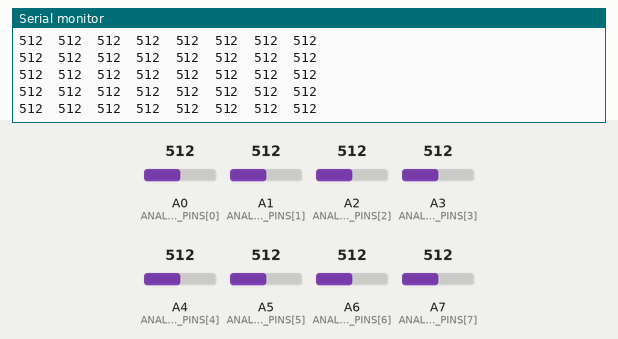
A sketch run on a simulated Arduino Nano, built with avr-gcc and run on an emulated ATmega328P. Shown: the last lines printed to the serial monitor. The test bench sets the inputs (shaded band); at power-on: A1 (ANALOG_INPUT_PINS[1]) = 512, A0 (ANALOG_INPUT_PINS[0]) = 512, A2 (ANALOG_INPUT_PINS[2]) = 512, A3 (ANALOG_INPUT_PINS[3]) = 512, A4 (ANALOG_INPUT_PINS[4]) = 512, A5 (ANALOG_INPUT_PINS[5]) = 512, A6 (ANALOG_INPUT_PINS[6]) = 512, A7 (ANALOG_INPUT_PINS[7]) = 512.

Above: at 1.2 s.
1.3 s: A1 (ANALOG_INPUT_PINS[1]) set to 104
At 1.8 s:
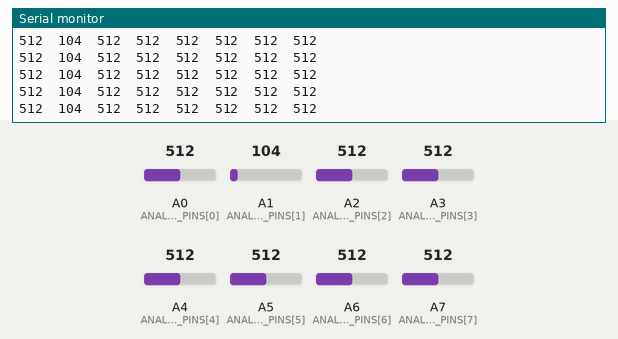
4.3 s: A1 (ANALOG_INPUT_PINS[1]) set to 88
At 4.8 s:
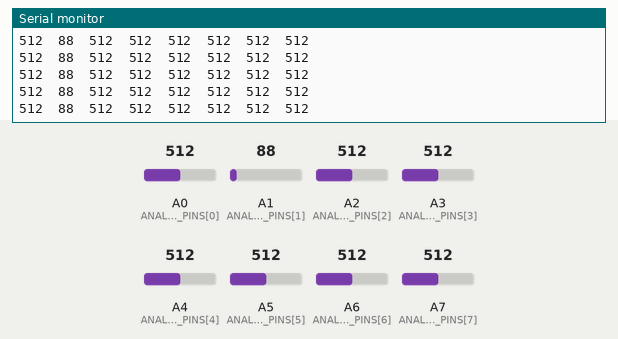
Timing chart, 0 to 7.3 s (numbered marks = the images above; inputs shaded):
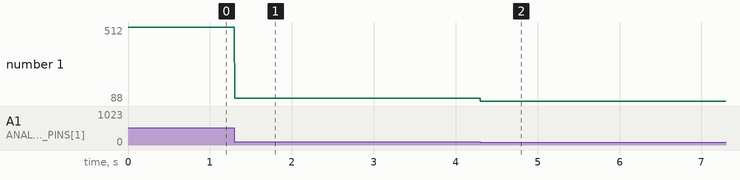

Measured:
- after the input at 1.3 s, the serial monitor: prints a new line at once (image 1)
- after the input at 4.3 s, the serial monitor: prints a new line at once (image 2)
- plotted number 1: 512 → 104 after the input at 1.3 s, 104 → 88 after the input at 4.3 s

The sketch:

SensorTestNano.ino
```cpp
byte ANALOG_INPUT_PINS[] = {A0, A1, A2, A3, A4, A5, A6, A7};

void setup() {
  Serial.begin(115200);
}

void loop() {
  for(int i = 0; i < sizeof(ANALOG_INPUT_PINS); ++i) {
    int sensorValue = analogRead(ANALOG_INPUT_PINS[i]);
    Serial.print(sensorValue);
    Serial.print('\t');
  }
  Serial.println();
  delay(1);
}
```
